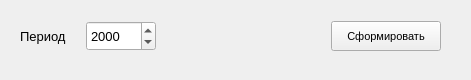
<?xml version="1.0" encoding="UTF-8"?>
<ui version="4.0">
 <class>Form</class>
 <widget class="QWidget" name="Form">
  <property name="geometry">
   <rect>
    <x>0</x>
    <y>0</y>
    <width>471</width>
    <height>80</height>
   </rect>
  </property>
  <property name="maximumSize">
   <size>
    <width>473</width>
    <height>225</height>
   </size>
  </property>
  <property name="windowTitle">
   <string>Form</string>
  </property>
  <widget class="QWidget" name="horizontalLayoutWidget">
   <property name="geometry">
    <rect>
     <x>20</x>
     <y>20</y>
     <width>421</width>
     <height>32</height>
    </rect>
   </property>
   <layout class="QHBoxLayout" name="horizontalLayout">
    <item>
     <widget class="QLabel" name="label">
      <property name="sizePolicy">
       <sizepolicy hsizetype="Fixed" vsizetype="Fixed">
        <horstretch>60</horstretch>
        <verstretch>30</verstretch>
       </sizepolicy>
      </property>
      <property name="minimumSize">
       <size>
        <width>60</width>
        <height>30</height>
       </size>
      </property>
      <property name="font">
       <font>
        <pointsize>10</pointsize>
       </font>
      </property>
      <property name="text">
       <string>Период</string>
      </property>
     </widget>
    </item>
    <item>
     <widget class="QDateEdit" name="date_start">
      <property name="sizePolicy">
       <sizepolicy hsizetype="Preferred" vsizetype="Fixed">
        <horstretch>70</horstretch>
        <verstretch>30</verstretch>
       </sizepolicy>
      </property>
      <property name="minimumSize">
       <size>
        <width>70</width>
        <height>30</height>
       </size>
      </property>
      <property name="font">
       <font>
        <pointsize>10</pointsize>
       </font>
      </property>
      <property name="displayFormat">
       <string>yyyy</string>
      </property>
      <property name="calendarPopup">
       <bool>false</bool>
      </property>
     </widget>
    </item>
    <item>
     <spacer name="horizontalSpacer">
      <property name="orientation">
       <enum>Qt::Horizontal</enum>
      </property>
      <property name="sizeHint" stdset="0">
       <size>
        <width>180</width>
        <height>20</height>
       </size>
      </property>
     </spacer>
    </item>
    <item>
     <widget class="QPushButton" name="btn_create">
      <property name="sizePolicy">
       <sizepolicy hsizetype="Minimum" vsizetype="Fixed">
        <horstretch>0</horstretch>
        <verstretch>30</verstretch>
       </sizepolicy>
      </property>
      <property name="minimumSize">
       <size>
        <width>110</width>
        <height>30</height>
       </size>
      </property>
      <property name="font">
       <font>
        <pointsize>8</pointsize>
       </font>
      </property>
      <property name="text">
       <string>Сформировать</string>
      </property>
     </widget>
    </item>
   </layout>
  </widget>
 </widget>
 <resources/>
 <connections/>
</ui>
